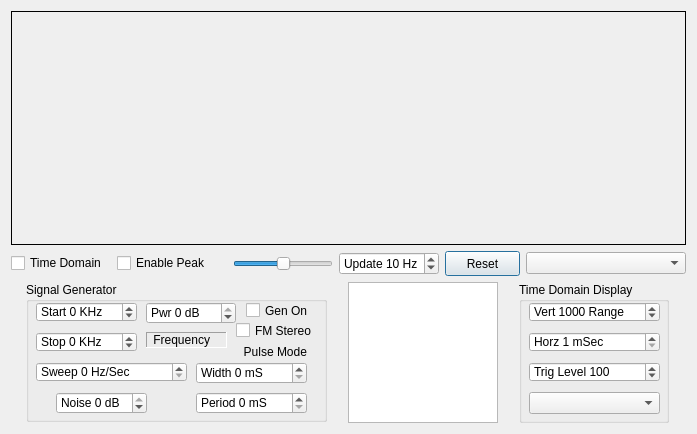
<?xml version="1.0" encoding="UTF-8"?>
<ui version="4.0">
 <class>CTestBench</class>
 <widget class="QDialog" name="CTestBench">
  <property name="geometry">
   <rect>
    <x>0</x>
    <y>0</y>
    <width>695</width>
    <height>434</height>
   </rect>
  </property>
  <property name="minimumSize">
   <size>
    <width>0</width>
    <height>0</height>
   </size>
  </property>
  <property name="windowTitle">
   <string>Test Bench</string>
  </property>
  <property name="sizeGripEnabled">
   <bool>false</bool>
  </property>
  <layout class="QGridLayout" name="gridLayout">
   <item row="0" column="0">
    <widget class="QFrame" name="frameGraph">
     <property name="sizePolicy">
      <sizepolicy hsizetype="Expanding" vsizetype="Expanding">
       <horstretch>0</horstretch>
       <verstretch>0</verstretch>
      </sizepolicy>
     </property>
     <property name="minimumSize">
      <size>
       <width>0</width>
       <height>200</height>
      </size>
     </property>
     <property name="frameShape">
      <enum>QFrame::Box</enum>
     </property>
     <property name="frameShadow">
      <enum>QFrame::Plain</enum>
     </property>
     <property name="lineWidth">
      <number>1</number>
     </property>
     <property name="midLineWidth">
      <number>0</number>
     </property>
    </widget>
   </item>
   <item row="1" column="0">
    <layout class="QHBoxLayout" name="horizontalLayout_2">
     <item>
      <widget class="QCheckBox" name="checkBoxTime">
       <property name="sizePolicy">
        <sizepolicy hsizetype="Fixed" vsizetype="Fixed">
         <horstretch>0</horstretch>
         <verstretch>0</verstretch>
        </sizepolicy>
       </property>
       <property name="minimumSize">
        <size>
         <width>100</width>
         <height>17</height>
        </size>
       </property>
       <property name="text">
        <string>Time Domain</string>
       </property>
      </widget>
     </item>
     <item>
      <widget class="QCheckBox" name="checkBoxPeak">
       <property name="sizePolicy">
        <sizepolicy hsizetype="Fixed" vsizetype="Fixed">
         <horstretch>0</horstretch>
         <verstretch>0</verstretch>
        </sizepolicy>
       </property>
       <property name="minimumSize">
        <size>
         <width>110</width>
         <height>0</height>
        </size>
       </property>
       <property name="text">
        <string>Enable Peak</string>
       </property>
      </widget>
     </item>
     <item>
      <widget class="QSlider" name="horizontalSliderTest">
       <property name="sizePolicy">
        <sizepolicy hsizetype="Fixed" vsizetype="Fixed">
         <horstretch>0</horstretch>
         <verstretch>0</verstretch>
        </sizepolicy>
       </property>
       <property name="minimumSize">
        <size>
         <width>100</width>
         <height>0</height>
        </size>
       </property>
       <property name="minimum">
        <number>-34156</number>
       </property>
       <property name="maximum">
        <number>34156</number>
       </property>
       <property name="singleStep">
        <number>10</number>
       </property>
       <property name="pageStep">
        <number>10</number>
       </property>
       <property name="value">
        <number>0</number>
       </property>
       <property name="sliderPosition">
        <number>0</number>
       </property>
       <property name="orientation">
        <enum>Qt::Horizontal</enum>
       </property>
      </widget>
     </item>
     <item>
      <widget class="QSpinBox" name="spinBoxRate">
       <property name="sizePolicy">
        <sizepolicy hsizetype="Fixed" vsizetype="Fixed">
         <horstretch>0</horstretch>
         <verstretch>0</verstretch>
        </sizepolicy>
       </property>
       <property name="minimumSize">
        <size>
         <width>100</width>
         <height>20</height>
        </size>
       </property>
       <property name="suffix">
        <string> Hz</string>
       </property>
       <property name="prefix">
        <string>Update </string>
       </property>
       <property name="minimum">
        <number>1</number>
       </property>
       <property name="maximum">
        <number>15</number>
       </property>
       <property name="singleStep">
        <number>1</number>
       </property>
       <property name="value">
        <number>10</number>
       </property>
      </widget>
     </item>
     <item>
      <widget class="QPushButton" name="pushButtonReset">
       <property name="sizePolicy">
        <sizepolicy hsizetype="Fixed" vsizetype="Fixed">
         <horstretch>0</horstretch>
         <verstretch>0</verstretch>
        </sizepolicy>
       </property>
       <property name="minimumSize">
        <size>
         <width>75</width>
         <height>25</height>
        </size>
       </property>
       <property name="text">
        <string>Reset</string>
       </property>
      </widget>
     </item>
     <item>
      <widget class="QComboBox" name="comboBoxProfile">
       <property name="sizePolicy">
        <sizepolicy hsizetype="Fixed" vsizetype="Fixed">
         <horstretch>0</horstretch>
         <verstretch>0</verstretch>
        </sizepolicy>
       </property>
       <property name="minimumSize">
        <size>
         <width>160</width>
         <height>22</height>
        </size>
       </property>
      </widget>
     </item>
    </layout>
   </item>
   <item row="2" column="0">
    <layout class="QHBoxLayout" name="horizontalLayout">
     <item>
      <widget class="QGroupBox" name="groupBox">
       <property name="sizePolicy">
        <sizepolicy hsizetype="Fixed" vsizetype="Fixed">
         <horstretch>0</horstretch>
         <verstretch>0</verstretch>
        </sizepolicy>
       </property>
       <property name="minimumSize">
        <size>
         <width>301</width>
         <height>140</height>
        </size>
       </property>
       <property name="title">
        <string>Signal Generator</string>
       </property>
       <widget class="QLabel" name="labelFreq">
        <property name="geometry">
         <rect>
          <x>120</x>
          <y>50</y>
          <width>81</width>
          <height>16</height>
         </rect>
        </property>
        <property name="minimumSize">
         <size>
          <width>70</width>
          <height>0</height>
         </size>
        </property>
        <property name="focusPolicy">
         <enum>Qt::NoFocus</enum>
        </property>
        <property name="frameShape">
         <enum>QFrame::Panel</enum>
        </property>
        <property name="frameShadow">
         <enum>QFrame::Sunken</enum>
        </property>
        <property name="text">
         <string> Frequency</string>
        </property>
       </widget>
       <widget class="QSpinBox" name="spinBoxSweep">
        <property name="geometry">
         <rect>
          <x>10</x>
          <y>80</y>
          <width>151</width>
          <height>20</height>
         </rect>
        </property>
        <property name="suffix">
         <string> Hz/Sec</string>
        </property>
        <property name="prefix">
         <string>Sweep </string>
        </property>
        <property name="minimum">
         <number>0</number>
        </property>
        <property name="maximum">
         <number>1000</number>
        </property>
        <property name="singleStep">
         <number>10</number>
        </property>
       </widget>
       <widget class="QSpinBox" name="spinBoxStop">
        <property name="geometry">
         <rect>
          <x>10</x>
          <y>50</y>
          <width>101</width>
          <height>20</height>
         </rect>
        </property>
        <property name="suffix">
         <string> KHz</string>
        </property>
        <property name="prefix">
         <string>Stop </string>
        </property>
        <property name="minimum">
         <number>-1000</number>
        </property>
        <property name="maximum">
         <number>1000</number>
        </property>
        <property name="singleStep">
         <number>1</number>
        </property>
       </widget>
       <widget class="QSpinBox" name="spinBoxStart">
        <property name="geometry">
         <rect>
          <x>10</x>
          <y>20</y>
          <width>101</width>
          <height>20</height>
         </rect>
        </property>
        <property name="suffix">
         <string> KHz</string>
        </property>
        <property name="prefix">
         <string>Start </string>
        </property>
        <property name="minimum">
         <number>-1000</number>
        </property>
        <property name="maximum">
         <number>1000</number>
        </property>
        <property name="singleStep">
         <number>1</number>
        </property>
       </widget>
       <widget class="QSpinBox" name="spinBoxNoise">
        <property name="geometry">
         <rect>
          <x>30</x>
          <y>110</y>
          <width>91</width>
          <height>22</height>
         </rect>
        </property>
        <property name="suffix">
         <string> dB</string>
        </property>
        <property name="prefix">
         <string>Noise </string>
        </property>
        <property name="minimum">
         <number>-160</number>
        </property>
        <property name="maximum">
         <number>0</number>
        </property>
       </widget>
       <widget class="QSpinBox" name="spinBoxAmp">
        <property name="geometry">
         <rect>
          <x>120</x>
          <y>20</y>
          <width>90</width>
          <height>22</height>
         </rect>
        </property>
        <property name="minimumSize">
         <size>
          <width>90</width>
          <height>0</height>
         </size>
        </property>
        <property name="suffix">
         <string> dB</string>
        </property>
        <property name="prefix">
         <string>Pwr </string>
        </property>
        <property name="minimum">
         <number>-160</number>
        </property>
        <property name="maximum">
         <number>0</number>
        </property>
       </widget>
       <widget class="QCheckBox" name="checkBoxGen">
        <property name="geometry">
         <rect>
          <x>220</x>
          <y>20</y>
          <width>81</width>
          <height>17</height>
         </rect>
        </property>
        <property name="minimumSize">
         <size>
          <width>70</width>
          <height>0</height>
         </size>
        </property>
        <property name="text">
         <string>Gen On</string>
        </property>
       </widget>
       <widget class="QSpinBox" name="spinBoxPulseWidth">
        <property name="geometry">
         <rect>
          <x>170</x>
          <y>80</y>
          <width>111</width>
          <height>22</height>
         </rect>
        </property>
        <property name="minimumSize">
         <size>
          <width>110</width>
          <height>0</height>
         </size>
        </property>
        <property name="suffix">
         <string> mS</string>
        </property>
        <property name="prefix">
         <string>Width </string>
        </property>
        <property name="maximum">
         <number>500</number>
        </property>
        <property name="singleStep">
         <number>1</number>
        </property>
       </widget>
       <widget class="QSpinBox" name="spinBoxPulsePeriod">
        <property name="geometry">
         <rect>
          <x>170</x>
          <y>110</y>
          <width>111</width>
          <height>22</height>
         </rect>
        </property>
        <property name="minimumSize">
         <size>
          <width>100</width>
          <height>0</height>
         </size>
        </property>
        <property name="suffix">
         <string> mS</string>
        </property>
        <property name="prefix">
         <string>Period </string>
        </property>
        <property name="maximum">
         <number>1000</number>
        </property>
        <property name="singleStep">
         <number>100</number>
        </property>
       </widget>
       <widget class="QLabel" name="label">
        <property name="geometry">
         <rect>
          <x>200</x>
          <y>60</y>
          <width>81</width>
          <height>20</height>
         </rect>
        </property>
        <property name="text">
         <string>Pulse Mode</string>
        </property>
        <property name="alignment">
         <set>Qt::AlignRight|Qt::AlignTrailing|Qt::AlignVCenter</set>
        </property>
       </widget>
       <widget class="QCheckBox" name="checkBoxFm">
        <property name="geometry">
         <rect>
          <x>210</x>
          <y>40</y>
          <width>91</width>
          <height>17</height>
         </rect>
        </property>
        <property name="minimumSize">
         <size>
          <width>70</width>
          <height>0</height>
         </size>
        </property>
        <property name="text">
         <string>FM Stereo</string>
        </property>
       </widget>
      </widget>
     </item>
     <item>
      <widget class="QTextEdit" name="textEdit">
       <property name="sizePolicy">
        <sizepolicy hsizetype="Fixed" vsizetype="Fixed">
         <horstretch>0</horstretch>
         <verstretch>0</verstretch>
        </sizepolicy>
       </property>
       <property name="minimumSize">
        <size>
         <width>100</width>
         <height>140</height>
        </size>
       </property>
       <property name="maximumSize">
        <size>
         <width>150</width>
         <height>16777215</height>
        </size>
       </property>
       <property name="readOnly">
        <bool>true</bool>
       </property>
       <property name="acceptRichText">
        <bool>false</bool>
       </property>
       <property name="textInteractionFlags">
        <set>Qt::NoTextInteraction</set>
       </property>
      </widget>
     </item>
     <item>
      <widget class="QGroupBox" name="groupBox_2">
       <property name="sizePolicy">
        <sizepolicy hsizetype="Fixed" vsizetype="Fixed">
         <horstretch>0</horstretch>
         <verstretch>0</verstretch>
        </sizepolicy>
       </property>
       <property name="minimumSize">
        <size>
         <width>150</width>
         <height>141</height>
        </size>
       </property>
       <property name="title">
        <string>Time Domain Display</string>
       </property>
       <widget class="QSpinBox" name="spinBoxVertRange">
        <property name="geometry">
         <rect>
          <x>10</x>
          <y>20</y>
          <width>131</width>
          <height>20</height>
         </rect>
        </property>
        <property name="sizePolicy">
         <sizepolicy hsizetype="Expanding" vsizetype="Fixed">
          <horstretch>0</horstretch>
          <verstretch>0</verstretch>
         </sizepolicy>
        </property>
        <property name="suffix">
         <string> Range</string>
        </property>
        <property name="prefix">
         <string>Vert </string>
        </property>
        <property name="minimum">
         <number>10</number>
        </property>
        <property name="maximum">
         <number>66000</number>
        </property>
        <property name="singleStep">
         <number>100</number>
        </property>
        <property name="value">
         <number>1000</number>
        </property>
       </widget>
       <widget class="QSpinBox" name="spinBoxHorzSpan">
        <property name="geometry">
         <rect>
          <x>10</x>
          <y>50</y>
          <width>131</width>
          <height>20</height>
         </rect>
        </property>
        <property name="suffix">
         <string> mSec</string>
        </property>
        <property name="prefix">
         <string>Horz </string>
        </property>
        <property name="minimum">
         <number>1</number>
        </property>
        <property name="maximum">
         <number>1000</number>
        </property>
        <property name="singleStep">
         <number>1</number>
        </property>
       </widget>
       <widget class="QSpinBox" name="spinBoxThresh">
        <property name="geometry">
         <rect>
          <x>10</x>
          <y>80</y>
          <width>131</width>
          <height>20</height>
         </rect>
        </property>
        <property name="suffix">
         <string/>
        </property>
        <property name="prefix">
         <string>Trig Level </string>
        </property>
        <property name="minimum">
         <number>-30000</number>
        </property>
        <property name="maximum">
         <number>30000</number>
        </property>
        <property name="singleStep">
         <number>10</number>
        </property>
        <property name="value">
         <number>100</number>
        </property>
       </widget>
       <widget class="QComboBox" name="comboBoxTrig">
        <property name="geometry">
         <rect>
          <x>10</x>
          <y>110</y>
          <width>131</width>
          <height>22</height>
         </rect>
        </property>
       </widget>
      </widget>
     </item>
    </layout>
   </item>
  </layout>
 </widget>
 <resources/>
 <connections>
  <connection>
   <sender>checkBoxTime</sender>
   <signal>toggled(bool)</signal>
   <receiver>CTestBench</receiver>
   <slot>OnTimeDisplay(bool)</slot>
   <hints>
    <hint type="sourcelabel">
     <x>109</x>
     <y>236</y>
    </hint>
    <hint type="destinationlabel">
     <x>40</x>
     <y>327</y>
    </hint>
   </hints>
  </connection>
  <connection>
   <sender>spinBoxRate</sender>
   <signal>valueChanged(int)</signal>
   <receiver>CTestBench</receiver>
   <slot>OnDisplayRate(int)</slot>
   <hints>
    <hint type="sourcelabel">
     <x>375</x>
     <y>237</y>
    </hint>
    <hint type="destinationlabel">
     <x>234</x>
     <y>324</y>
    </hint>
   </hints>
  </connection>
  <connection>
   <sender>spinBoxVertRange</sender>
   <signal>valueChanged(int)</signal>
   <receiver>CTestBench</receiver>
   <slot>OnVertRange(int)</slot>
   <hints>
    <hint type="sourcelabel">
     <x>613</x>
     <y>288</y>
    </hint>
    <hint type="destinationlabel">
     <x>539</x>
     <y>345</y>
    </hint>
   </hints>
  </connection>
  <connection>
   <sender>spinBoxHorzSpan</sender>
   <signal>valueChanged(int)</signal>
   <receiver>CTestBench</receiver>
   <slot>OnHorzSpan(int)</slot>
   <hints>
    <hint type="sourcelabel">
     <x>613</x>
     <y>318</y>
    </hint>
    <hint type="destinationlabel">
     <x>541</x>
     <y>374</y>
    </hint>
   </hints>
  </connection>
  <connection>
   <sender>comboBoxTrig</sender>
   <signal>currentIndexChanged(int)</signal>
   <receiver>CTestBench</receiver>
   <slot>OnTriggerMode(int)</slot>
   <hints>
    <hint type="sourcelabel">
     <x>613</x>
     <y>380</y>
    </hint>
    <hint type="destinationlabel">
     <x>530</x>
     <y>404</y>
    </hint>
   </hints>
  </connection>
  <connection>
   <sender>pushButtonReset</sender>
   <signal>clicked()</signal>
   <receiver>CTestBench</receiver>
   <slot>Reset()</slot>
   <hints>
    <hint type="sourcelabel">
     <x>456</x>
     <y>240</y>
    </hint>
    <hint type="destinationlabel">
     <x>231</x>
     <y>309</y>
    </hint>
   </hints>
  </connection>
  <connection>
   <sender>spinBoxStart</sender>
   <signal>valueChanged(int)</signal>
   <receiver>CTestBench</receiver>
   <slot>OnSweepStart(int)</slot>
   <hints>
    <hint type="sourcelabel">
     <x>120</x>
     <y>288</y>
    </hint>
    <hint type="destinationlabel">
     <x>75</x>
     <y>315</y>
    </hint>
   </hints>
  </connection>
  <connection>
   <sender>spinBoxStop</sender>
   <signal>valueChanged(int)</signal>
   <receiver>CTestBench</receiver>
   <slot>OnSweepStop(int)</slot>
   <hints>
    <hint type="sourcelabel">
     <x>89</x>
     <y>318</y>
    </hint>
    <hint type="destinationlabel">
     <x>7</x>
     <y>370</y>
    </hint>
   </hints>
  </connection>
  <connection>
   <sender>spinBoxSweep</sender>
   <signal>valueChanged(int)</signal>
   <receiver>CTestBench</receiver>
   <slot>OnSweepRate(int)</slot>
   <hints>
    <hint type="sourcelabel">
     <x>62</x>
     <y>348</y>
    </hint>
    <hint type="destinationlabel">
     <x>5</x>
     <y>442</y>
    </hint>
   </hints>
  </connection>
  <connection>
   <sender>spinBoxThresh</sender>
   <signal>valueChanged(int)</signal>
   <receiver>CTestBench</receiver>
   <slot>OnTrigLevel(int)</slot>
   <hints>
    <hint type="sourcelabel">
     <x>613</x>
     <y>348</y>
    </hint>
    <hint type="destinationlabel">
     <x>470</x>
     <y>469</y>
    </hint>
   </hints>
  </connection>
  <connection>
   <sender>comboBoxProfile</sender>
   <signal>currentIndexChanged(int)</signal>
   <receiver>CTestBench</receiver>
   <slot>OnProfile(int)</slot>
   <hints>
    <hint type="sourcelabel">
     <x>622</x>
     <y>238</y>
    </hint>
    <hint type="destinationlabel">
     <x>608</x>
     <y>390</y>
    </hint>
   </hints>
  </connection>
  <connection>
   <sender>spinBoxAmp</sender>
   <signal>valueChanged(int)</signal>
   <receiver>CTestBench</receiver>
   <slot>OnSignalPwr(int)</slot>
   <hints>
    <hint type="sourcelabel">
     <x>189</x>
     <y>290</y>
    </hint>
    <hint type="destinationlabel">
     <x>163</x>
     <y>353</y>
    </hint>
   </hints>
  </connection>
  <connection>
   <sender>checkBoxGen</sender>
   <signal>toggled(bool)</signal>
   <receiver>CTestBench</receiver>
   <slot>OnGenOn(bool)</slot>
   <hints>
    <hint type="sourcelabel">
     <x>271</x>
     <y>275</y>
    </hint>
    <hint type="destinationlabel">
     <x>238</x>
     <y>361</y>
    </hint>
   </hints>
  </connection>
  <connection>
   <sender>spinBoxNoise</sender>
   <signal>valueChanged(int)</signal>
   <receiver>CTestBench</receiver>
   <slot>OnNoisePwr(int)</slot>
   <hints>
    <hint type="sourcelabel">
     <x>112</x>
     <y>380</y>
    </hint>
    <hint type="destinationlabel">
     <x>20</x>
     <y>511</y>
    </hint>
   </hints>
  </connection>
  <connection>
   <sender>spinBoxPulseWidth</sender>
   <signal>valueChanged(int)</signal>
   <receiver>CTestBench</receiver>
   <slot>OnPulseWidth(int)</slot>
   <hints>
    <hint type="sourcelabel">
     <x>281</x>
     <y>350</y>
    </hint>
    <hint type="destinationlabel">
     <x>306</x>
     <y>344</y>
    </hint>
   </hints>
  </connection>
  <connection>
   <sender>spinBoxPulsePeriod</sender>
   <signal>valueChanged(int)</signal>
   <receiver>CTestBench</receiver>
   <slot>OnPulsePeriod(int)</slot>
   <hints>
    <hint type="sourcelabel">
     <x>236</x>
     <y>380</y>
    </hint>
    <hint type="destinationlabel">
     <x>296</x>
     <y>512</y>
    </hint>
   </hints>
  </connection>
  <connection>
   <sender>checkBoxPeak</sender>
   <signal>toggled(bool)</signal>
   <receiver>CTestBench</receiver>
   <slot>OnEnablePeak(bool)</slot>
   <hints>
    <hint type="sourcelabel">
     <x>225</x>
     <y>236</y>
    </hint>
    <hint type="destinationlabel">
     <x>194</x>
     <y>360</y>
    </hint>
   </hints>
  </connection>
  <connection>
   <sender>horizontalSliderTest</sender>
   <signal>valueChanged(int)</signal>
   <receiver>CTestBench</receiver>
   <slot>OnTestSlider1(int)</slot>
   <hints>
    <hint type="sourcelabel">
     <x>271</x>
     <y>226</y>
    </hint>
    <hint type="destinationlabel">
     <x>291</x>
     <y>242</y>
    </hint>
   </hints>
  </connection>
  <connection>
   <sender>checkBoxFm</sender>
   <signal>toggled(bool)</signal>
   <receiver>CTestBench</receiver>
   <slot>OnFmGen(bool)</slot>
   <hints>
    <hint type="sourcelabel">
     <x>299</x>
     <y>296</y>
    </hint>
    <hint type="destinationlabel">
     <x>333</x>
     <y>294</y>
    </hint>
   </hints>
  </connection>
 </connections>
 <slots>
  <slot>ResetGenerator(int)</slot>
  <slot>Reset()</slot>
  <slot>OnTimeDisplay(bool)</slot>
  <slot>OnDisplayRate(int)</slot>
  <slot>OnVertRange(int)</slot>
  <slot>OnHorzSpan(int)</slot>
  <slot>OnTriggerMode(int)</slot>
  <slot>OnSweepStart(int)</slot>
  <slot>OnSweepStop(int)</slot>
  <slot>OnSweepRate(int)</slot>
  <slot>OnTrigLevel(int)</slot>
  <slot>OnProfile(int)</slot>
  <slot>OnGenSelect(int)</slot>
  <slot>OnSignalPwr(int)</slot>
  <slot>OnGenOn(bool)</slot>
  <slot>OnNoisePwr(int)</slot>
  <slot>OnPulseWidth(int)</slot>
  <slot>OnPulsePeriod(int)</slot>
  <slot>OnEnablePeak(bool)</slot>
  <slot>OnTestSlider1()</slot>
  <slot>OnTestSlider1(int)</slot>
  <slot>OnFmGen(bool)</slot>
 </slots>
</ui>
